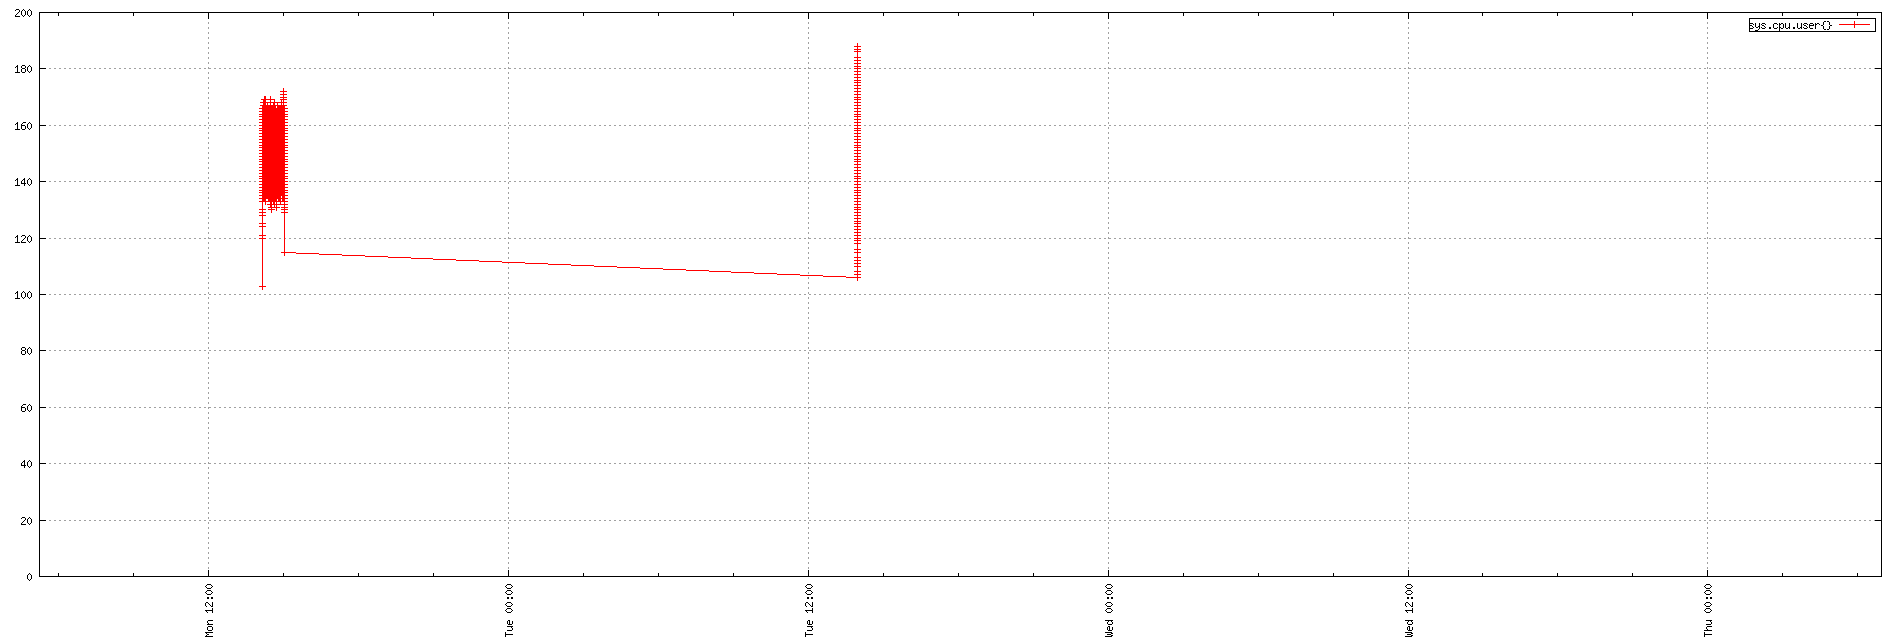

Source code (gnuplot):
set term png small size 1900,644
set xdata time
set timefmt "%s"
if (GPVAL_VERSION < 4.6) set xtics rotate; else set xtics rotate right
set output "${TMPDIR-'tmp'}/tsd/dab6d878.png"
set xrange ["1673846078":"1674111404"]
set format x "%a %H:%M"
set grid
set style data linespoint
set key right box
set yrange [0:]
plot  "${TMPDIR-'tmp'}/tsd/dab6d878_0.dat" using 1:2 title "sys.cpu.user{}"
